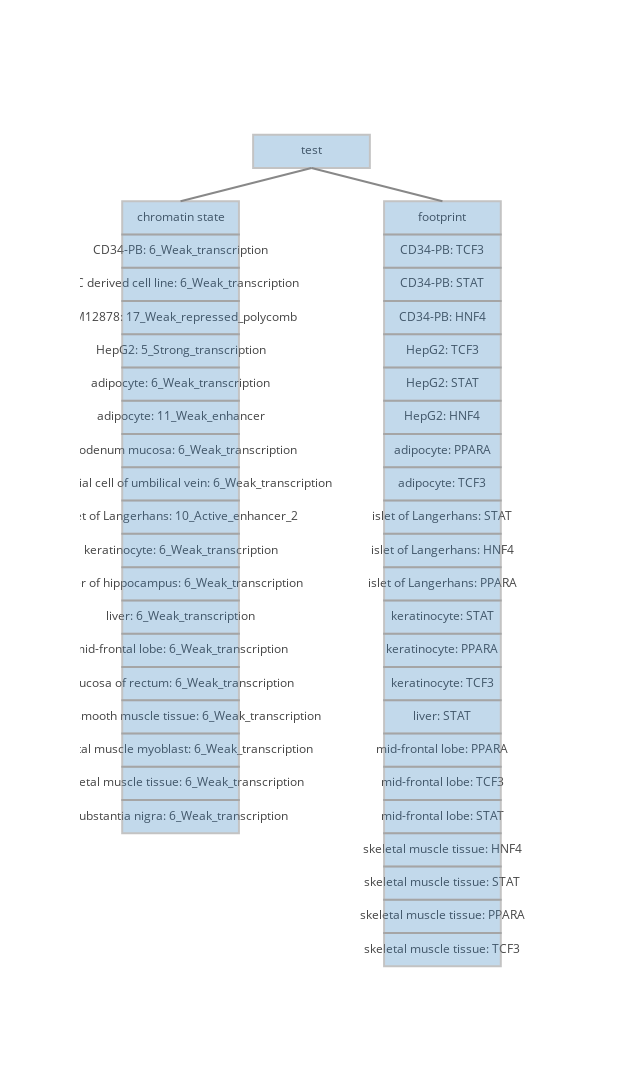

This figure's notebook cell:
### Code cell
thing = json.loads(open("../testing_files/testing.json").read())
#iplot(make_graph(var_data=thing, var_name="test",box_height=4, biosamples=["skeletal muscle tissue"]))
iplot(make_graph(var_data=thing, var_name="test",box_height=4))

### Figure 1 — Plotly figure (JSON) as saved in the notebook; plotly's stock layout.template omitted (floating-point values rounded to 4 significant figures)
{"data": [{"hoverinfo": "closest", "marker": {"color": [], "line": {"width": 10}, "opacity": 0, "size": 10}, "mode": "markers+text", "text": ["test", "chromatin state", "CD34-PB: 6_Weak_transcription", "ESC derived cell line: 6_Weak_transcription", "GM12878: 17_Weak_repressed_polycomb", "HepG2: 5_Strong_transcription", "adipocyte: 6_Weak_transcription", "adipocyte: 11_Weak_enhancer", "duodenum mucosa: 6_Weak_transcription", "endothelial cell of umbilical vein: 6_Weak_transcription", "islet of Langerhans: 10_Active_enhancer_2", "keratinocyte: 6_Weak_transcription", "layer of hippocampus: 6_Weak_transcription", "liver: 6_Weak_transcription", "mid-frontal lobe: 6_Weak_transcription", "mucosa of rectum: 6_Weak_transcription", "rectal smooth muscle tissue: 6_Weak_transcription", "skeletal muscle myoblast: 6_Weak_transcription", "skeletal muscle tissue: 6_Weak_transcription", "substantia nigra: 6_Weak_transcription", "footprint", "CD34-PB: TCF3", "CD34-PB: STAT", "CD34-PB: HNF4", "HepG2: TCF3", "HepG2: STAT", "HepG2: HNF4", "adipocyte: PPARA", "adipocyte: TCF3", "islet of Langerhans: STAT", "islet of Langerhans: HNF4", "islet of Langerhans: PPARA", "keratinocyte: STAT", "keratinocyte: PPARA", "keratinocyte: TCF3", "liver: STAT", "mid-frontal lobe: PPARA", "mid-frontal lobe: TCF3", "mid-frontal lobe: STAT", "skeletal muscle tissue: HNF4", "skeletal muscle tissue: STAT", "skeletal muscle tissue: PPARA", "skeletal muscle tissue: TCF3"], "type": "scatter", "x": [50, 4, 4, 4, 4, 4, 4, 4, 4, 4, 4, 4, 4, 4, 4, 4, 4, 4, 4, 4, 96, 96, 96, 96, 96, 96, 96, 96, 96, 96, 96, 96, 96, 96, 96, 96, 96, 96, 96, 96, 96, 96, 96, -21, 121], "y": [100, 92, 88, 84, 80, 76, 72, 68, 64, 60, 56, 52, 48, 44, 40, 36, 32, 28, 24, 20, 92, 88, 84, 80, 76, 72, 68, 64, 60, 56, 52, 48, 44, 40, 36, 32, 28, 24, 20, 16, 12, 8, 4, 4, 100]}, {"hoverinfo": "none", "line": {"color": "#888", "width": 2}, "mode": "lines", "type": "scatter", "x": [50, 4, null, 50, 96, null], "y": [98, 94, null, 98, 94, null]}], "layout": {"height": 1082.0, "shapes": [{"fillcolor": "rgba(55, 128, 191, 0.6)", "line": {"color": "#888", "width": 2}, "opacity": 0.5, "type": "rect", "x0": 29.5, "x1": 70.5, "xref": "x", "y0": 98, "y1": 102, "yref": "y"}, {"fillcolor": "rgba(55, 128, 191, 0.6)", "line": {"color": "#888", "width": 2}, "opacity": 0.5, "type": "rect", "x0": -16.5, "x1": 24.5, "xref": "x", "y0": 90, "y1": 94, "yref": "y"}, {"fillcolor": "rgba(55, 128, 191, 0.6)", "line": {"color": "#888", "width": 2}, "opacity": 0.5, "type": "rect", "x0": -16.5, "x1": 24.5, "xref": "x", "y0": 86, "y1": 90, "yref": "y"}, {"fillcolor": "rgba(55, 128, 191, 0.6)", "line": {"color": "#888", "width": 2}, "opacity": 0.5, "type": "rect", "x0": -16.5, "x1": 24.5, "xref": "x", "y0": 82, "y1": 86, "yref": "y"}, {"fillcolor": "rgba(55, 128, 191, 0.6)", "line": {"color": "#888", "width": 2}, "opacity": 0.5, "type": "rect", "x0": -16.5, "x1": 24.5, "xref": "x", "y0": 78, "y1": 82, "yref": "y"}, {"fillcolor": "rgba(55, 128, 191, 0.6)", "line": {"color": "#888", "width": 2}, "opacity": 0.5, "type": "rect", "x0": -16.5, "x1": 24.5, "xref": "x", "y0": 74, "y1": 78, "yref": "y"}, {"fillcolor": "rgba(55, 128, 191, 0.6)", "line": {"color": "#888", "width": 2}, "opacity": 0.5, "type": "rect", "x0": -16.5, "x1": 24.5, "xref": "x", "y0": 70, "y1": 74, "yref": "y"}, {"fillcolor": "rgba(55, 128, 191, 0.6)", "line": {"color": "#888", "width": 2}, "opacity": 0.5, "type": "rect", "x0": -16.5, "x1": 24.5, "xref": "x", "y0": 66, "y1": 70, "yref": "y"}, {"fillcolor": "rgba(55, 128, 191, 0.6)", "line": {"color": "#888", "width": 2}, "opacity": 0.5, "type": "rect", "x0": -16.5, "x1": 24.5, "xref": "x", "y0": 62, "y1": 66, "yref": "y"}, {"fillcolor": "rgba(55, 128, 191, 0.6)", "line": {"color": "#888", "width": 2}, "opacity": 0.5, "type": "rect", "x0": -16.5, "x1": 24.5, "xref": "x", "y0": 58, "y1": 62, "yref": "y"}, {"fillcolor": "rgba(55, 128, 191, 0.6)", "line": {"color": "#888", "width": 2}, "opacity": 0.5, "type": "rect", "x0": -16.5, "x1": 24.5, "xref": "x", "y0": 54, "y1": 58, "yref": "y"}, {"fillcolor": "rgba(55, 128, 191, 0.6)", "line": {"color": "#888", "width": 2}, "opacity": 0.5, "type": "rect", "x0": -16.5, "x1": 24.5, "xref": "x", "y0": 50, "y1": 54, "yref": "y"}, {"fillcolor": "rgba(55, 128, 191, 0.6)", "line": {"color": "#888", "width": 2}, "opacity": 0.5, "type": "rect", "x0": -16.5, "x1": 24.5, "xref": "x", "y0": 46, "y1": 50, "yref": "y"}, {"fillcolor": "rgba(55, 128, 191, 0.6)", "line": {"color": "#888", "width": 2}, "opacity": 0.5, "type": "rect", "x0": -16.5, "x1": 24.5, "xref": "x", "y0": 42, "y1": 46, "yref": "y"}, {"fillcolor": "rgba(55, 128, 191, 0.6)", "line": {"color": "#888", "width": 2}, "opacity": 0.5, "type": "rect", "x0": -16.5, "x1": 24.5, "xref": "x", "y0": 38, "y1": 42, "yref": "y"}, {"fillcolor": "rgba(55, 128, 191, 0.6)", "line": {"color": "#888", "width": 2}, "opacity": 0.5, "type": "rect", "x0": -16.5, "x1": 24.5, "xref": "x", "y0": 34, "y1": 38, "yref": "y"}, {"fillcolor": "rgba(55, 128, 191, 0.6)", "line": {"color": "#888", "width": 2}, "opacity": 0.5, "type": "rect", "x0": -16.5, "x1": 24.5, "xref": "x", "y0": 30, "y1": 34, "yref": "y"}, {"fillcolor": "rgba(55, 128, 191, 0.6)", "line": {"color": "#888", "width": 2}, "opacity": 0.5, "type": "rect", "x0": -16.5, "x1": 24.5, "xref": "x", "y0": 26, "y1": 30, "yref": "y"}, {"fillcolor": "rgba(55, 128, 191, 0.6)", "line": {"color": "#888", "width": 2}, "opacity": 0.5, "type": "rect", "x0": -16.5, "x1": 24.5, "xref": "x", "y0": 22, "y1": 26, "yref": "y"}, {"fillcolor": "rgba(55, 128, 191, 0.6)", "line": {"color": "#888", "width": 2}, "opacity": 0.5, "type": "rect", "x0": -16.5, "x1": 24.5, "xref": "x", "y0": 18, "y1": 22, "yref": "y"}, {"fillcolor": "rgba(55, 128, 191, 0.6)", "line": {"color": "#888", "width": 2}, "opacity": 0.5, "type": "rect", "x0": 75.5, "x1": 116.5, "xref": "x", "y0": 90, "y1": 94, "yref": "y"}, {"fillcolor": "rgba(55, 128, 191, 0.6)", "line": {"color": "#888", "width": 2}, "opacity": 0.5, "type": "rect", "x0": 75.5, "x1": 116.5, "xref": "x", "y0": 86, "y1": 90, "yref": "y"}, {"fillcolor": "rgba(55, 128, 191, 0.6)", "line": {"color": "#888", "width": 2}, "opacity": 0.5, "type": "rect", "x0": 75.5, "x1": 116.5, "xref": "x", "y0": 82, "y1": 86, "yref": "y"}, {"fillcolor": "rgba(55, 128, 191, 0.6)", "line": {"color": "#888", "width": 2}, "opacity": 0.5, "type": "rect", "x0": 75.5, "x1": 116.5, "xref": "x", "y0": 78, "y1": 82, "yref": "y"}, {"fillcolor": "rgba(55, 128, 191, 0.6)", "line": {"color": "#888", "width": 2}, "opacity": 0.5, "type": "rect", "x0": 75.5, "x1": 116.5, "xref": "x", "y0": 74, "y1": 78, "yref": "y"}, {"fillcolor": "rgba(55, 128, 191, 0.6)", "line": {"color": "#888", "width": 2}, "opacity": 0.5, "type": "rect", "x0": 75.5, "x1": 116.5, "xref": "x", "y0": 70, "y1": 74, "yref": "y"}, {"fillcolor": "rgba(55, 128, 191, 0.6)", "line": {"color": "#888", "width": 2}, "opacity": 0.5, "type": "rect", "x0": 75.5, "x1": 116.5, "xref": "x", "y0": 66, "y1": 70, "yref": "y"}, {"fillcolor": "rgba(55, 128, 191, 0.6)", "line": {"color": "#888", "width": 2}, "opacity": 0.5, "type": "rect", "x0": 75.5, "x1": 116.5, "xref": "x", "y0": 62, "y1": 66, "yref": "y"}, {"fillcolor": "rgba(55, 128, 191, 0.6)", "line": {"color": "#888", "width": 2}, "opacity": 0.5, "type": "rect", "x0": 75.5, "x1": 116.5, "xref": "x", "y0": 58, "y1": 62, "yref": "y"}, {"fillcolor": "rgba(55, 128, 191, 0.6)", "line": {"color": "#888", "width": 2}, "opacity": 0.5, "type": "rect", "x0": 75.5, "x1": 116.5, "xref": "x", "y0": 54, "y1": 58, "yref": "y"}, {"fillcolor": "rgba(55, 128, 191, 0.6)", "line": {"color": "#888", "width": 2}, "opacity": 0.5, "type": "rect", "x0": 75.5, "x1": 116.5, "xref": "x", "y0": 50, "y1": 54, "yref": "y"}, {"fillcolor": "rgba(55, 128, 191, 0.6)", "line": {"color": "#888", "width": 2}, "opacity": 0.5, "type": "rect", "x0": 75.5, "x1": 116.5, "xref": "x", "y0": 46, "y1": 50, "yref": "y"}, {"fillcolor": "rgba(55, 128, 191, 0.6)", "line": {"color": "#888", "width": 2}, "opacity": 0.5, "type": "rect", "x0": 75.5, "x1": 116.5, "xref": "x", "y0": 42, "y1": 46, "yref": "y"}, {"fillcolor": "rgba(55, 128, 191, 0.6)", "line": {"color": "#888", "width": 2}, "opacity": 0.5, "type": "rect", "x0": 75.5, "x1": 116.5, "xref": "x", "y0": 38, "y1": 42, "yref": "y"}, {"fillcolor": "rgba(55, 128, 191, 0.6)", "line": {"color": "#888", "width": 2}, "opacity": 0.5, "type": "rect", "x0": 75.5, "x1": 116.5, "xref": "x", "y0": 34, "y1": 38, "yref": "y"}, {"fillcolor": "rgba(55, 128, 191, 0.6)", "line": {"color": "#888", "width": 2}, "opacity": 0.5, "type": "rect", "x0": 75.5, "x1": 116.5, "xref": "x", "y0": 30, "y1": 34, "yref": "y"}, {"fillcolor": "rgba(55, 128, 191, 0.6)", "line": {"color": "#888", "width": 2}, "opacity": 0.5, "type": "rect", "x0": 75.5, "x1": 116.5, "xref": "x", "y0": 26, "y1": 30, "yref": "y"}, {"fillcolor": "rgba(55, 128, 191, 0.6)", "line": {"color": "#888", "width": 2}, "opacity": 0.5, "type": "rect", "x0": 75.5, "x1": 116.5, "xref": "x", "y0": 22, "y1": 26, "yref": "y"}, {"fillcolor": "rgba(55, 128, 191, 0.6)", "line": {"color": "#888", "width": 2}, "opacity": 0.5, "type": "rect", "x0": 75.5, "x1": 116.5, "xref": "x", "y0": 18, "y1": 22, "yref": "y"}, {"fillcolor": "rgba(55, 128, 191, 0.6)", "line": {"color": "#888", "width": 2}, "opacity": 0.5, "type": "rect", "x0": 75.5, "x1": 116.5, "xref": "x", "y0": 14, "y1": 18, "yref": "y"}, {"fillcolor": "rgba(55, 128, 191, 0.6)", "line": {"color": "#888", "width": 2}, "opacity": 0.5, "type": "rect", "x0": 75.5, "x1": 116.5, "xref": "x", "y0": 10, "y1": 14, "yref": "y"}, {"fillcolor": "rgba(55, 128, 191, 0.6)", "line": {"color": "#888", "width": 2}, "opacity": 0.5, "type": "rect", "x0": 75.5, "x1": 116.5, "xref": "x", "y0": 6, "y1": 10, "yref": "y"}, {"fillcolor": "rgba(55, 128, 191, 0.6)", "line": {"color": "#888", "width": 2}, "opacity": 0.5, "type": "rect", "x0": 75.5, "x1": 116.5, "xref": "x", "y0": 2, "y1": 6, "yref": "y"}], "showlegend": false, "width": 623.8, "xaxis": {"showgrid": false, "showline": false, "showticklabels": false, "ticks": "", "zeroline": false}, "yaxis": {"showgrid": false, "showline": false, "showticklabels": false, "ticks": "", "zeroline": false}}}
